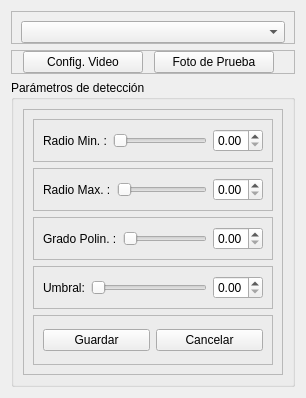
            <widget class="QWidget" name="tab_3">
             <attribute name="title">
              <string>Cámara</string>
             </attribute>
             <layout class="QVBoxLayout" name="verticalLayout_2">
              <item>
               <widget class="QFrame" name="frame_4">
                <property name="maximumSize">
                 <size>
                  <width>16777215</width>
                  <height>40</height>
                 </size>
                </property>
                <property name="frameShape">
                 <enum>QFrame::StyledPanel</enum>
                </property>
                <property name="frameShadow">
                 <enum>QFrame::Raised</enum>
                </property>
                <layout class="QHBoxLayout" name="horizontalLayout_12">
                 <property name="bottomMargin">
                  <number>0</number>
                 </property>
                 <item>
                  <widget class="QComboBox" name="comboBoxCamara">
                   <property name="placeholderText">
                    <string>-- Selecciona una cámara --</string>
                   </property>
                  </widget>
                 </item>
                </layout>
               </widget>
              </item>
              <item>
               <widget class="QFrame" name="frame_5">
                <property name="maximumSize">
                 <size>
                  <width>16777215</width>
                  <height>40</height>
                 </size>
                </property>
                <property name="frameShape">
                 <enum>QFrame::StyledPanel</enum>
                </property>
                <property name="frameShadow">
                 <enum>QFrame::Raised</enum>
                </property>
                <layout class="QHBoxLayout" name="horizontalLayout_13">
                 <property name="spacing">
                  <number>0</number>
                 </property>
                 <property name="leftMargin">
                  <number>0</number>
                 </property>
                 <property name="topMargin">
                  <number>0</number>
                 </property>
                 <property name="bottomMargin">
                  <number>0</number>
                 </property>
                 <item>
                  <widget class="QPushButton" name="buttonConfiguracion">
                   <property name="maximumSize">
                    <size>
                     <width>120</width>
                     <height>16777215</height>
                    </size>
                   </property>
                   <property name="text">
                    <string>Config. Video</string>
                   </property>
                  </widget>
                 </item>
                 <item>
                  <widget class="QPushButton" name="buttonFotoPrueba">
                   <property name="maximumSize">
                    <size>
                     <width>120</width>
                     <height>16777215</height>
                    </size>
                   </property>
                   <property name="text">
                    <string>Foto de Prueba</string>
                   </property>
                  </widget>
                 </item>
                </layout>
               </widget>
              </item>
              <item>
               <widget class="QGroupBox" name="groupBox">
                <property name="title">
                 <string>Parámetros de detección</string>
                </property>
                <layout class="QHBoxLayout" name="horizontalLayout_14">
                 <item>
                  <widget class="QFrame" name="frame_6">
                   <property name="maximumSize">
                    <size>
                     <width>16777215</width>
                     <height>279</height>
                    </size>
                   </property>
                   <property name="frameShape">
                    <enum>QFrame::StyledPanel</enum>
                   </property>
                   <property name="frameShadow">
                    <enum>QFrame::Raised</enum>
                   </property>
                   <layout class="QVBoxLayout" name="verticalLayout_5">
                    <item>
                     <widget class="QFrame" name="frame_7">
                      <property name="frameShape">
                       <enum>QFrame::StyledPanel</enum>
                      </property>
                      <property name="frameShadow">
                       <enum>QFrame::Raised</enum>
                      </property>
                      <layout class="QHBoxLayout" name="horizontalLayout_17">
                       <item>
                        <widget class="QLabel" name="label_2">
                         <property name="text">
                          <string>Radio Min. :</string>
                         </property>
                        </widget>
                       </item>
                       <item>
                        <widget class="QSlider" name="hSliderRadioMin">
                         <property name="maximumSize">
                          <size>
                           <width>130</width>
                           <height>16777215</height>
                          </size>
                         </property>
                         <property name="minimum">
                          <number>0</number>
                         </property>
                         <property name="maximum">
                          <number>99</number>
                         </property>
                         <property name="singleStep">
                          <number>1</number>
                         </property>
                         <property name="orientation">
                          <enum>Qt::Horizontal</enum>
                         </property>
                        </widget>
                       </item>
                       <item>
                        <widget class="QDoubleSpinBox" name="dSpinBoxRadioMin">
                         <property name="maximumSize">
                          <size>
                           <width>50</width>
                           <height>16777215</height>
                          </size>
                         </property>
                        </widget>
                       </item>
                      </layout>
                     </widget>
                    </item>
                    <item>
                     <widget class="QFrame" name="frame_8">
                      <property name="frameShape">
                       <enum>QFrame::StyledPanel</enum>
                      </property>
                      <property name="frameShadow">
                       <enum>QFrame::Raised</enum>
                      </property>
                      <layout class="QHBoxLayout" name="horizontalLayout_19">
                       <item>
                        <widget class="QLabel" name="label_4">
                         <property name="text">
                          <string>Radio Max. :</string>
                         </property>
                        </widget>
                       </item>
                       <item>
                        <widget class="QSlider" name="hSliderRadioMax">
                         <property name="maximumSize">
                          <size>
                           <width>130</width>
                           <height>16777215</height>
                          </size>
                         </property>
                         <property name="orientation">
                          <enum>Qt::Horizontal</enum>
                         </property>
                        </widget>
                       </item>
                       <item>
                        <widget class="QDoubleSpinBox" name="dSpinBoxRadioMax">
                         <property name="maximumSize">
                          <size>
                           <width>50</width>
                           <height>16777215</height>
                          </size>
                         </property>
                        </widget>
                       </item>
                      </layout>
                     </widget>
                    </item>
                    <item>
                     <widget class="QFrame" name="frame_10">
                      <property name="frameShape">
                       <enum>QFrame::StyledPanel</enum>
                      </property>
                      <property name="frameShadow">
                       <enum>QFrame::Raised</enum>
                      </property>
                      <layout class="QHBoxLayout" name="horizontalLayout_21">
                       <item>
                        <widget class="QLabel" name="label_6">
                         <property name="text">
                          <string>Grado Polin. :</string>
                         </property>
                        </widget>
                       </item>
                       <item>
                        <widget class="QSlider" name="hSliderGradoPolig">
                         <property name="maximumSize">
                          <size>
                           <width>130</width>
                           <height>16777215</height>
                          </size>
                         </property>
                         <property name="orientation">
                          <enum>Qt::Horizontal</enum>
                         </property>
                        </widget>
                       </item>
                       <item>
                        <widget class="QDoubleSpinBox" name="dSpinBoxGradoPolig">
                         <property name="maximumSize">
                          <size>
                           <width>50</width>
                           <height>16777215</height>
                          </size>
                         </property>
                        </widget>
                       </item>
                      </layout>
                     </widget>
                    </item>
                    <item>
                     <widget class="QFrame" name="frame_11">
                      <property name="frameShape">
                       <enum>QFrame::StyledPanel</enum>
                      </property>
                      <property name="frameShadow">
                       <enum>QFrame::Raised</enum>
                      </property>
                      <layout class="QHBoxLayout" name="horizontalLayout_22">
                       <item>
                        <widget class="QLabel" name="label_7">
                         <property name="text">
                          <string>Umbral:</string>
                         </property>
                        </widget>
                       </item>
                       <item>
                        <widget class="QSlider" name="hSliderUmbral">
                         <property name="maximumSize">
                          <size>
                           <width>130</width>
                           <height>16777215</height>
                          </size>
                         </property>
                         <property name="maximum">
                          <number>255</number>
                         </property>
                         <property name="orientation">
                          <enum>Qt::Horizontal</enum>
                         </property>
                        </widget>
                       </item>
                       <item>
                        <widget class="QDoubleSpinBox" name="dSpinBoxUmbral">
                         <property name="maximumSize">
                          <size>
                           <width>50</width>
                           <height>16777215</height>
                          </size>
                         </property>
                         <property name="maximum">
                          <double>255.000000000000000</double>
                         </property>
                        </widget>
                       </item>
                      </layout>
                     </widget>
                    </item>
                    <item>
                     <widget class="QFrame" name="frame_19">
                      <property name="minimumSize">
                       <size>
                        <width>0</width>
                        <height>50</height>
                       </size>
                      </property>
                      <property name="frameShape">
                       <enum>QFrame::StyledPanel</enum>
                      </property>
                      <property name="frameShadow">
                       <enum>QFrame::Raised</enum>
                      </property>
                      <layout class="QHBoxLayout" name="horizontalLayout_29">
                       <item>
                        <widget class="QPushButton" name="buttonGuardarParamDetec">
                         <property name="text">
                          <string>Guardar</string>
                         </property>
                        </widget>
                       </item>
                       <item>
                        <widget class="QPushButton" name="buttonCancelarParamDetec">
                         <property name="text">
                          <string>Cancelar</string>
                         </property>
                        </widget>
                       </item>
                      </layout>
                     </widget>
                    </item>
                   </layout>
                  </widget>
                 </item>
                </layout>
               </widget>
              </item>
             </layout>
            </widget>
